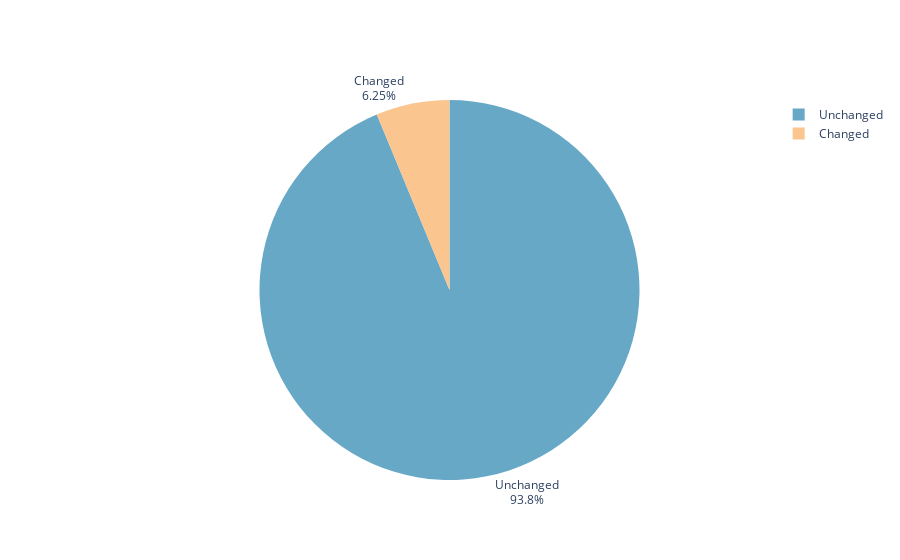

Source (notebook cell):
### Code cell
fig = vh.create_pie_chart(df.to_frame().sort_index(),["count"])
fig.show()

### Figure 1 — Plotly figure (JSON) as saved in the notebook; plotly's stock layout.template omitted (floating-point values rounded to 4 significant figures)
{"data": [{"automargin": true, "hoverinfo": "value", "labels": ["Changed", "Unchanged"], "marker": {"colors": ["#FAC58F", "#66A8C6"]}, "textinfo": "label+percent", "textposition": "outside", "type": "pie", "values": [1, 15]}], "layout": {}}
